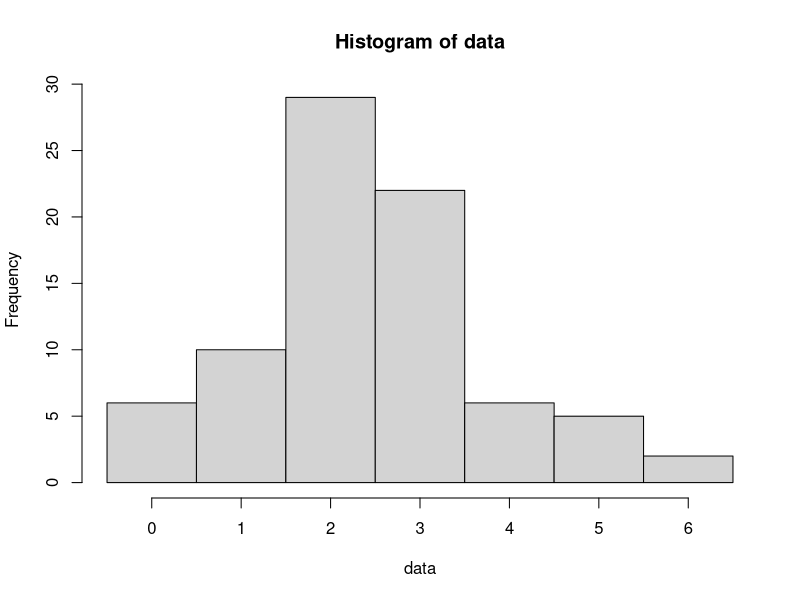
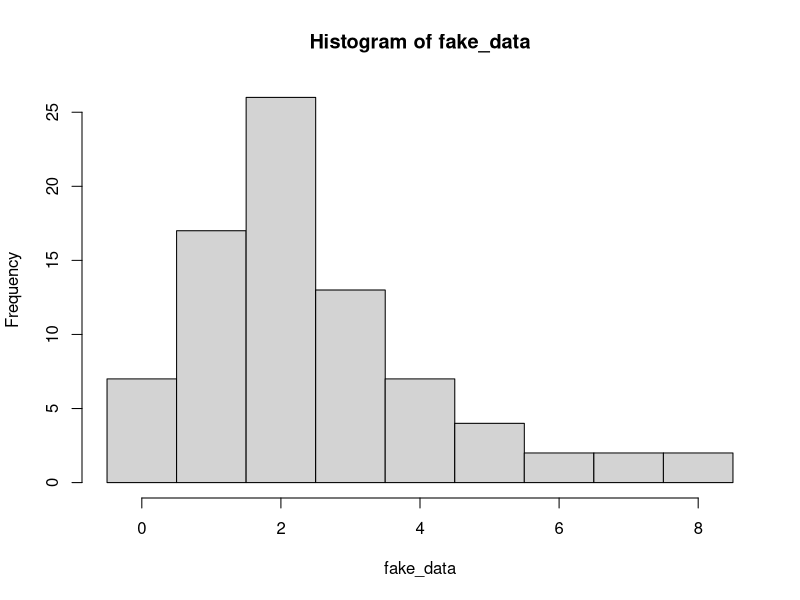
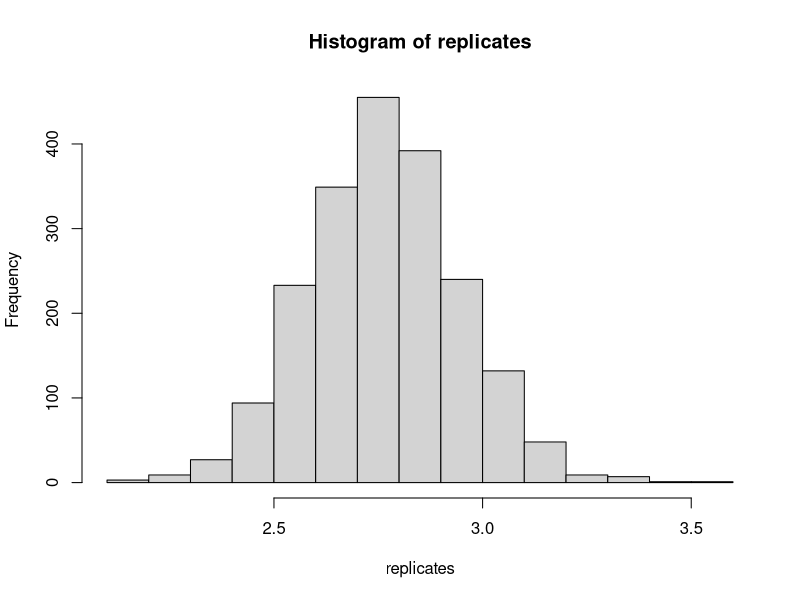
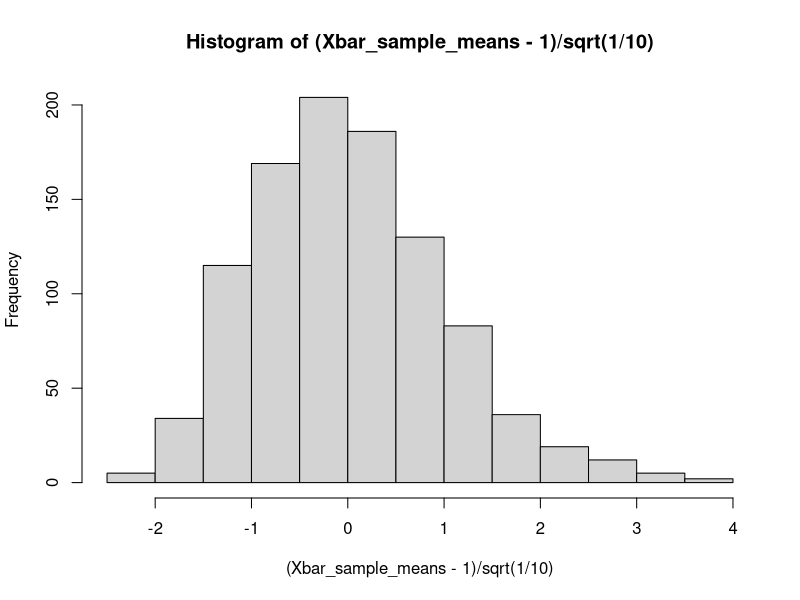
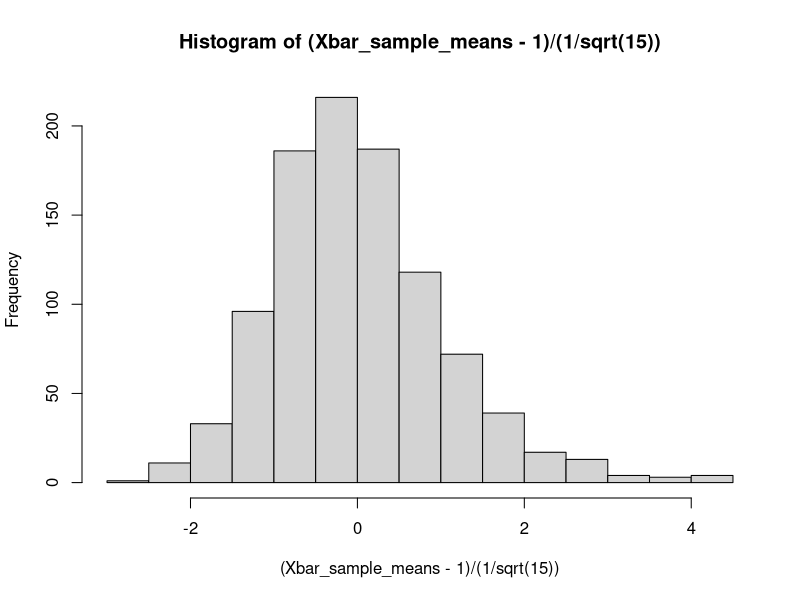
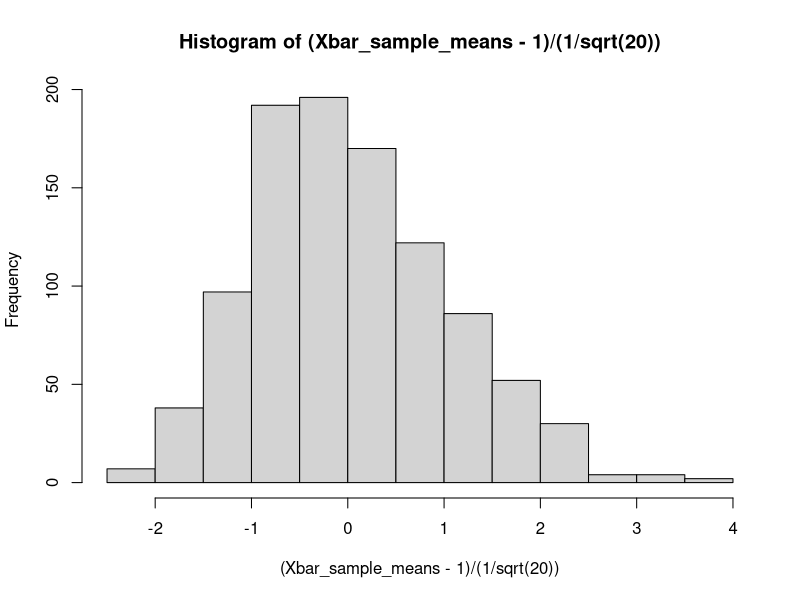
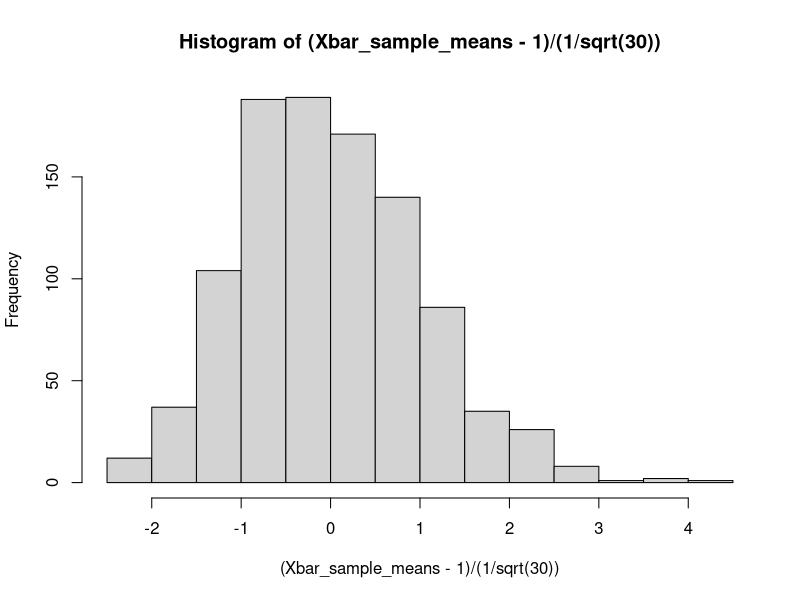
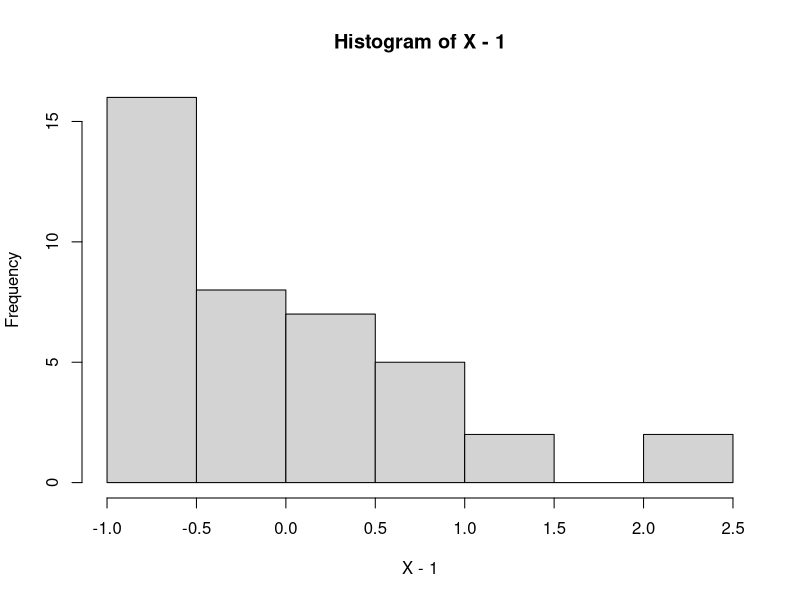

Reproduce these figures in R, in order.
## ---- chunk 1
# The first argument to qnorm is a vector of the quantiles we want (given as probabilities).
# Asking for the 2.5% and 97.5% quantiles.
qnorm( c(0.025, 0.975), mean=1, sd=1/5)
## ---- chunk 2
qnorm( c(0.025, 0.975), mean=1, sd=1/sqrt(100) )
## ---- chunk 3
n <- 80; # Sample size of our data
lambda_true <- 2.718; # True (but unknown!) Poisson parameter

data <- rpois(n=n, lambda=lambda_true);

hist(data, breaks=seq(-.5,max(data)+.5,1)); # Always good to look at your data!
## ---- chunk 4
# Reminder: we say lambdahat to remind ourselves this is
# an estimate of lambda.
lambda_hat <- mean(data); # Sample mean is our estimate of lambda.

# Generate data under the distribution where lambda_hat is the rate parameter.
# To reiterate, we're pretending that our estimate is the truth and seeing what our data would look like.
fake_data <- rpois(n=n, lambda=lambda_hat);

hist(fake_data, breaks=seq(-.5,max(fake_data)+.5,1))
## ---- chunk 5
# Reminder: sample size and true parameter
n<- 80; lambda_true <- 2.718;
# Generate data from the true distribution
data <- rpois( n=n, lambda=lambda_true);
lambda_hat <- mean(data); # Just estimating this again to remind you

Nrep <- 2000; # Number of repetitions (i.e., replicates)
replicates <- rep(NA,Nrep); # We will store replicates of lambdahat here.
for ( i in 1:Nrep) {
  fake_data <- rpois(n=n, lambda=lambda_hat);
  replicates[i] <- mean( fake_data );
}

# Now construct the confidence interval
hist(replicates)
CI <- quantile( replicates, probs=c(0.025, 0.975) );
cat(CI)
## ---- chunk 6
run_trial <- function(lambdatrue, n, Nrep) {
  # Run one instance of our experiment above, wherein we
  # 1) Generate data from Pois(lambda_true)
  # 2) Estimate lambdahat from that data.
  # 3) Repeatedly generate data from Pois(lambdahat)
  # 4) Use those repetitions to get an interval.
  # lambdatrue : the true lambda parameter for Poisson
  # n : sample size for the data
  # Nrep : repetitions to use when computing the interval
  data <- rpois(n=n, lambda=lambdatrue);
  lambdahat <- mean(data);
  replicates <- rep(NA,Nrep); # We will store replicates of lambdahat here.
  for ( i in 1:Nrep) {
    fake_data <- rpois(n=n, lambda=lambdahat);
    replicates[i] <- mean( fake_data );
  }

  # Now construct the confidence interval
  # the names=FALSE tells R to return the quantiles with no header
  CI <- quantile( replicates, probs=c(0.025, 0.975), names=FALSE );
  return( (CI[1] < lambdatrue) & (lambdatrue < CI[2]) );
}

## ---- chunk 7
# NOTE: This section of code might take a minute or two to run!
Nexpt <- 500; # Number of times to run the experiment
expt_results <- rep(NA,Nexpt); # Vector to store results
for (i in 1:Nexpt) {
  expt_results[i] <- run_trial(lambdatrue=2.718, n=80, Nrep=1000)
}
# Count what fraction of the time we were correct.
sum(expt_results)/length(expt_results)
## ---- chunk 8
true_rate <- 5;
nsamp <- 25;
obsd_data <- rexp(n=nsamp, rate=true_rate);
# Estimate the rate parameter lambda from the data.
# Recall that the mean is 1/rate, so we can estimate the
# rate by taking the sample mean Xbar, which estimates 1/rate,
# and then using 1/Xbar as our estimate of the rate lambda.
estd_rate <- 1/mean(obsd_data);

NMC <- 2000;
replicates <- rep(NA, NMC);
expt_results <- rep(NA, NMC);
for ( i in 1:NMC) {
  fake_data <- rexp(nsamp, rate=estd_rate);
  # We want to estimate the sampling distribution of the estimated
  # rate parameter from the data.
  replicates[i] <- 1/mean(fake_data);
}

# Now construct the confidence interval
# the names=FALSE tells R to return the quantiles with no header
CI <- quantile( replicates, probs=c(0.025, 0.975), names=FALSE );
(CI[1] < true_rate) & (true_rate < CI[2]) ;
## ---- chunk 9
run_exprate_expt <- function( nsamp, true_rate ) {
  obsd_data <- rexp(n=nsamp, rate=true_rate);
  # Estimate the rate parameter lambda from the data.
  # Recall that the mean is 1/rate, so we can estimate the
  # rate by taking the sample mean Xbar, which estimates 1/rate,
  # and then using 1/Xbar as our estimate of the rate lambda.
  estd_rate <- 1/mean(obsd_data);
  
  # Now generate "fake" data sets and estimate lambda on each.
  NMC <- 2000;
  replicates <- rep(NA, NMC);
  expt_results <- rep(NA, NMC);
  for ( i in 1:NMC) {
    fake_data <- rexp(nsamp, rate=estd_rate);
    # We want to estimate the sampling distribution of the estimated
    # rate parameter from the data.
    replicates[i] <- 1/mean(fake_data);
  }
  
  # Now construct the confidence interval
  # the names=FALSE tells R to return the quantiles with no header
  CI <- quantile( replicates, probs=c(0.025, 0.975), names=FALSE );
  return( (CI[1] < true_rate) & (true_rate < CI[2]) );
}

# Now let's run the above experiment a few thousand times
# and see how often we "catch" the true value of lambda.
lambda_true <- 2;
nsamp <- 100;
M <- 2000;
reps <- rep(NA, M);
for (i in 1:M) {
  reps[i] <- run_exprate_expt( nsamp, lambda_true )
}

sum(reps)/M
## ---- chunk 10
NMC <- 1e3;

# Code to draw n iid RVs from exp(1) and compute their sample mean.
generate_sample_mean <- function( n ) {
  X <- rexp(n=n, rate=1);
  # X has mean 1, variance 1
  # See https://en.wikipedia.org/wiki/Exponential_distribution
  return( mean(X) )
}

# Generate a bunch of such sample means, each on n=10 data points
Xbar_sample_means <- rep( NA, NMC);
for( i in 1:NMC ) {
  Xbar_sample_means[i] <- generate_sample_mean(10);
}

# We center about the mean 1,
# and rescale by the standard deviation of the sample mean,
# sqrt( ( Var X_1 )/10 ) = sqrt(1/10)
hist( (Xbar_sample_means-1)/sqrt(1/10) )
## ---- chunk 11
# Now let's try again, but with a larger sample size.
# Changing n=10 to n=15.

Xbar_sample_means <- rep( NA, NMC);
for( i in 1:NMC ) {
  Xbar_sample_means[i] <- generate_sample_mean(15);
}

hist( (Xbar_sample_means-1)/(1/sqrt(15)) )
## ---- chunk 12
Xbar_sample_means <- rep( NA, NMC);
for( i in 1:NMC ) {
  Xbar_sample_means[i] <- generate_sample_mean(20);
}

hist( (Xbar_sample_means-1)/(1/sqrt(20)) )
## ---- chunk 13
Xbar_sample_means <- rep( NA, NMC);
for( i in 1:NMC ) {
  Xbar_sample_means[i] <- generate_sample_mean(30);
}

hist( (Xbar_sample_means-1)/(1/sqrt(30)) )
## ---- chunk 14
X <- rexp(n=40, rate=1);
# X has mean 1, variance 1
# See https://en.wikipedia.org/wiki/Exponential_distribution

hist( X-1 )
## ---- chunk 15
NMC <- 1e3;

generate_sample_mean <- function( n ) {
  X <- rnorm(n=10, mean=1, sd=2);
  return( mean(X) )
}

Xbar_sample_means <- rep( NA, NMC);
for( i in 1:NMC ) {
  Xbar_sample_means[i] <- generate_sample_mean(n);
}

hist( Xbar_sample_means-1 );
## ---- chunk 16
ptrue <- 0.1;
nsamp <- 30;
M <- 2000;
replicates <- rep(NA, M);
for( i in 1:M) {
  data <- rgeom(n=nsamp, prob=ptrue);
  replicates[i] <- mean( data ); # = Xbar.
}

true_mean <- (1-ptrue)/ptrue;
true_var <- (1-ptrue)/ptrue^2;
hist( (replicates-true_mean)/sqrt(true_var/nsamp) );

## ---- chunk 17
data <- c( 2, 0, 1, 1, 0, 3, 2, 2, 0, 0, 1, 6, 0, 1, 0, 0, 0, 11, 0, 1, 0, 1, 0, 2, 0, 2, 1, 2, 1, 0 );
## ---- chunk 18
xbar <- mean(data);
xbar
## ---- chunk 19
varhat <- var( data );
varhat
## ---- chunk 20
n <- length( data )
c( xbar - 1.96*sqrt( varhat/n ), xbar + 1.96*sqrt( varhat/n ))
## ---- chunk 21
truep <- 0.33;
truemean <- (1-truep)/truep
truemean
